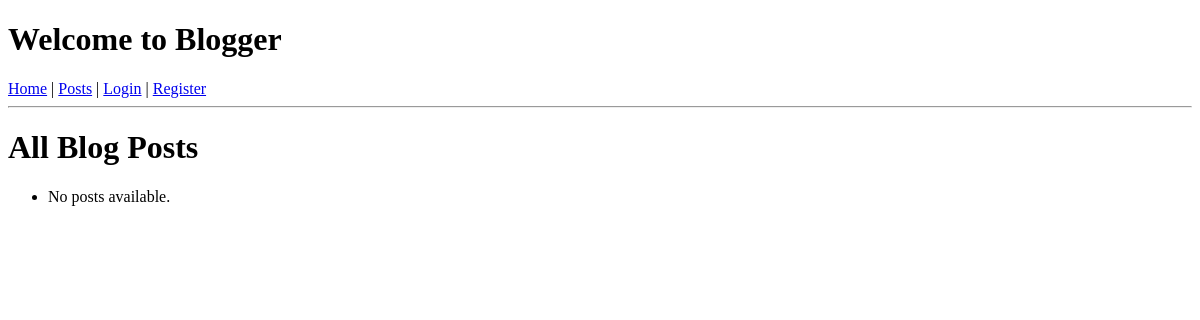
The app's page /posts/, older data.
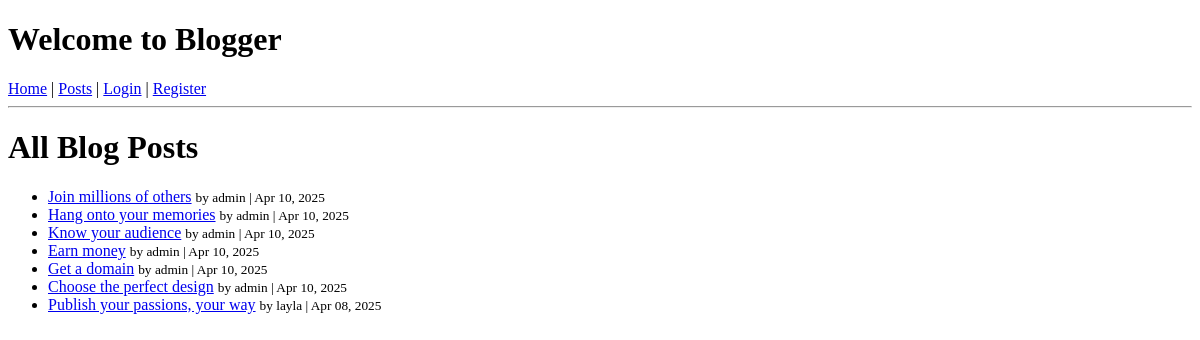
The same page, newer data.
### posts/models.py (models this page shows, shortened)
class Post(models.Model):
    title = models.CharField(max_length=200)
    content = models.TextField()
    author = models.ForeignKey(User, on_delete=models.CASCADE)
    created_at = models.DateTimeField(auto_now_add=True)
    updated_at = models.DateTimeField(auto_now=True)

### posts/views.py (the view)
# urls.py: path('', views.post_list, name='post_list'),
def post_list(request):
    posts = Post.objects.all().order_by('-created_at')
    return render(request, 'posts/post_list.html', {'posts': posts})

### posts/templates/posts/post_list.html (shortened to what this page needs)
{% extends 'pages/base.html' %}
{% block content %}
<h1>All Blog Posts</h1>
<ul>
  {% for post in posts %}
    <li>
      <a href="{% url 'post_detail' post.pk %}">{{ post.title }}</a>
      <small>by {{ post.author.username }} | {{ post.created_at|date:"M d, Y" }}</small>
    </li>
  {% empty %}
    <li>No posts available.</li>
  {% endfor %}
</ul>
{% endblock %}

### pages/templates/pages/base.html (shortened to what this page needs)
<!DOCTYPE html>
<html lang="en">
<head>
</head>
<body>
    <header>
        <h1>Welcome to Blogger</h1>
        <nav>
            <a href="/">Home</a> |
            <a href="{% url 'post_list' %}">Posts</a> |
            {% if user.is_authenticated %}
                <a href="{% url 'logout' %}">Logout</a>
            {% else %}
                <a href="{% url 'login' %}">Login</a> |
                <a href="{% url 'register' %}">Register</a>
            {% endif %}
        </nav>
    </header>
    <hr>
    {% block content %}
    {% endblock %}
</body>
</html>

Row changes from the older to the newer data that the page shows:
added Post: title "Join millions of others", author.username "admin", created_at "Apr 10, 2025"
added Post: title "Hang onto your memories", author.username "admin", created_at "Apr 10, 2025"
added Post: title "Know your audience", author.username "admin", created_at "Apr 10, 2025"
added Post: title "Earn money", author.username "admin", created_at "Apr 10, 2025"
added Post: title "Get a domain", author.username "admin", created_at "Apr 10, 2025"
added Post: title "Choose the perfect design", author.username "admin", created_at "Apr 10, 2025"
added Post: title "Publish your passions, your way", author.username "layla", created_at "Apr 08, 2025"
Text that changed along with them:
text no longer shown: "No posts available."
